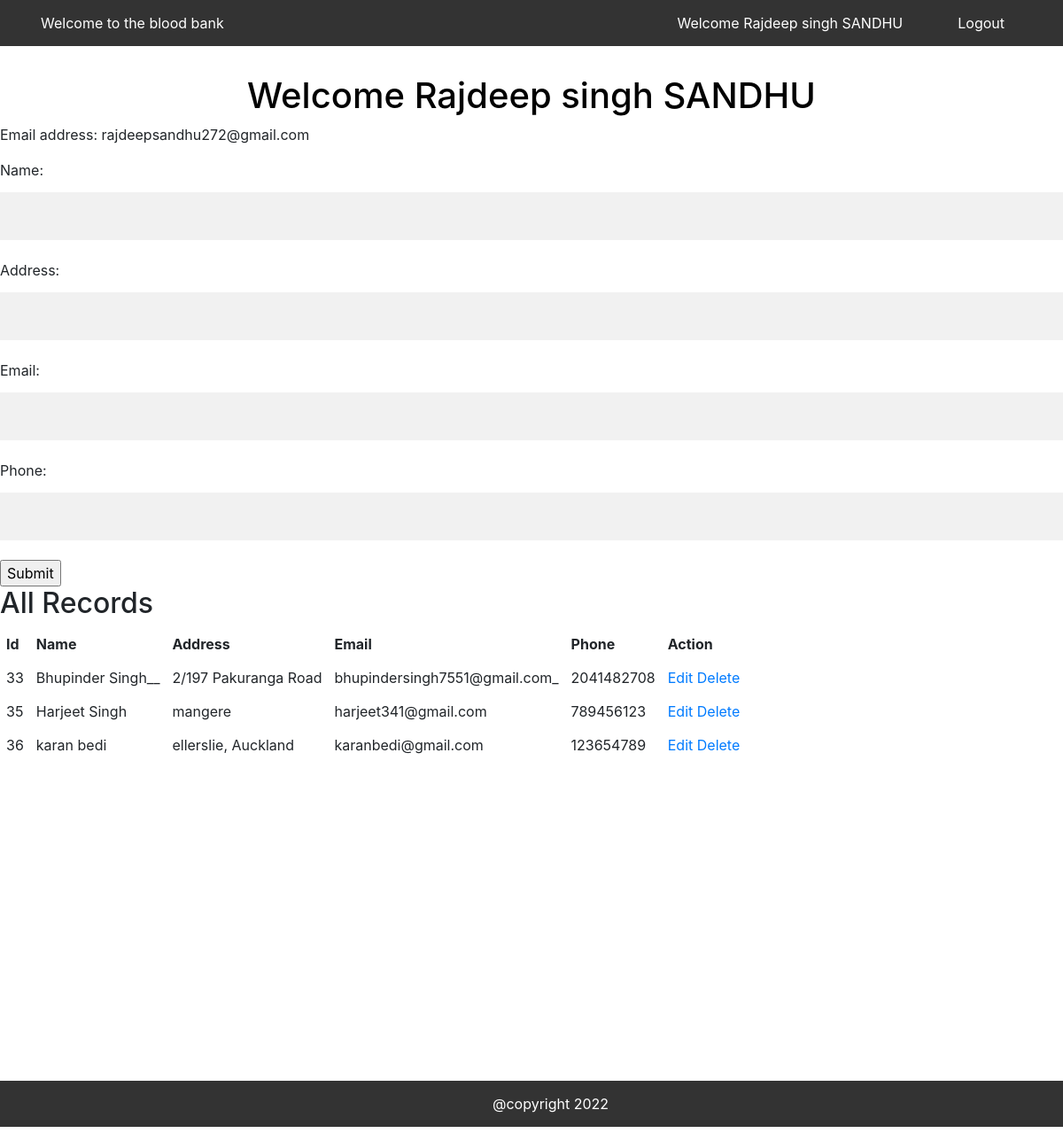
Page /welcome.php (signed in) on the committed database.
### tables this page shows
CREATE TABLE `user` (
  `id` int(255) NOT NULL,
  `name` varchar(255) NOT NULL,
  `email` varchar(255) NOT NULL,
  `address` varchar(255) NOT NULL,
  `phone` int(255) NOT NULL
);

### welcome.php (the view, shortened to what this page needs)
<?php
$update = false;
require 'file/connection.php';
  ?>
<!DOCTYPE html>
<html lang="en">
<?php require 'Include/head.php'; ?>
<body>
<ul>
            <li >
                <a  href="./index.php">Welcome to the blood bank</a>
            </li>
            <div class="nav_login">
            <li>
                <a  href="reg.php">Welcome <?php echo $_SESSION['name']; ?> </a>
            </li>
            <li>
                <a href="file/logout.php">Logout</a>
            </li>
            </div>
      </ul>
    <h1>Welcome <?php echo $_SESSION['name']; ?> </h1>
    <p>Email address: <?php echo $_SESSION['email'];?></p>
<?php if($update==false){ ?>
<div>
<form action="welcome.php"  method="post" enctype="multipart/form-data">
<label>Name:</label>
  <input type="text"  name="name" > <br>
   <label >Address:</label>
  <input type="text"  name="address"> <br>
  <label >Email:</label>
  <input type="text"  name="email"> <br>
   <label >Phone:</label>
  <input type="text"  name="phone" > <br>
  <input type="submit" name="subbtn" value="Submit">
</form>
</div>
<?php } ?>
<h2>All Records</h2>
    <?php
$sql = "select * from user";
      $result = mysqli_query($conn, $sql) or die("Query Unsuccessful.");
      if(mysqli_num_rows($result) > 0)  {
    ?>
    <table cellpadding="7px">
        <thead>
        <th>Id</th>
        <th>Name</th>
        <th>Address</th>
        <th>Email</th>
        <th>Phone</th>
        <th>Action</th>
        </thead>
        <tbody>
          <?php
            while($row = mysqli_fetch_assoc($result)){
          ?>
            <tr>
                <td><?php echo $row['id']; ?></td>
                <td><?php echo $row['name']; ?></td>
                <td><?php echo $row['address']; ?></td>
                <td><?php echo $row['email']; ?></td>
                <td><?php echo $row['phone']; ?></td>
                <td>
                    <a href='welcome.php?edit=<?php echo $row['id']; ?>'>Edit</a>
                    <a  href='welcome.php?del=<?php echo $row['id']; ?>'>Delete</a>
                </td>
            </tr>
          <?php } ?>
        </tbody>
    </table>
  <?php }else{
    echo "<h2>No Record Found</h2>";
  }?>
<?php require 'Include/footer.php'; ?>
</body>
</html>

### Include/style.css (style rules this page uses)
h1 { color:black; text-align: center; }
ul { list-style-type: none; margin: 0; padding: 0; overflow: hidden; background-color: #333; }
.nav_login { float: right; margin-right: 50px; }
li { float: left; margin-left: 30px; }
li a { display: block; color: white; text-align: center; padding: 14px 16px; text-decoration: none; }
* { box-sizing: border-box; }
input[type=text], input[type=password] { width: 100%; padding: 15px; margin: 5px 0 22px 0; display: inline-block; border: none; background: #f1f1f1; }
a { color: dodgerblue; }

### rows in the picture
user: id "33", name "Bhupinder Singh__", address "2/197 Pakuranga Road", email "bhupindersingh7551@gmail.com_", phone "2041482708"
user: id "35", name "Harjeet Singh", address "mangere", email "harjeet341@gmail.com", phone "789456123"
user: id "36", name "karan bedi", address "ellerslie, Auckland", email "karanbedi@gmail.com", phone "123654789"

### other values in the picture
$_SESSION['name'] "Rajdeep singh SANDHU"
$_SESSION['email'] "rajdeepsandhu272@gmail.com"
